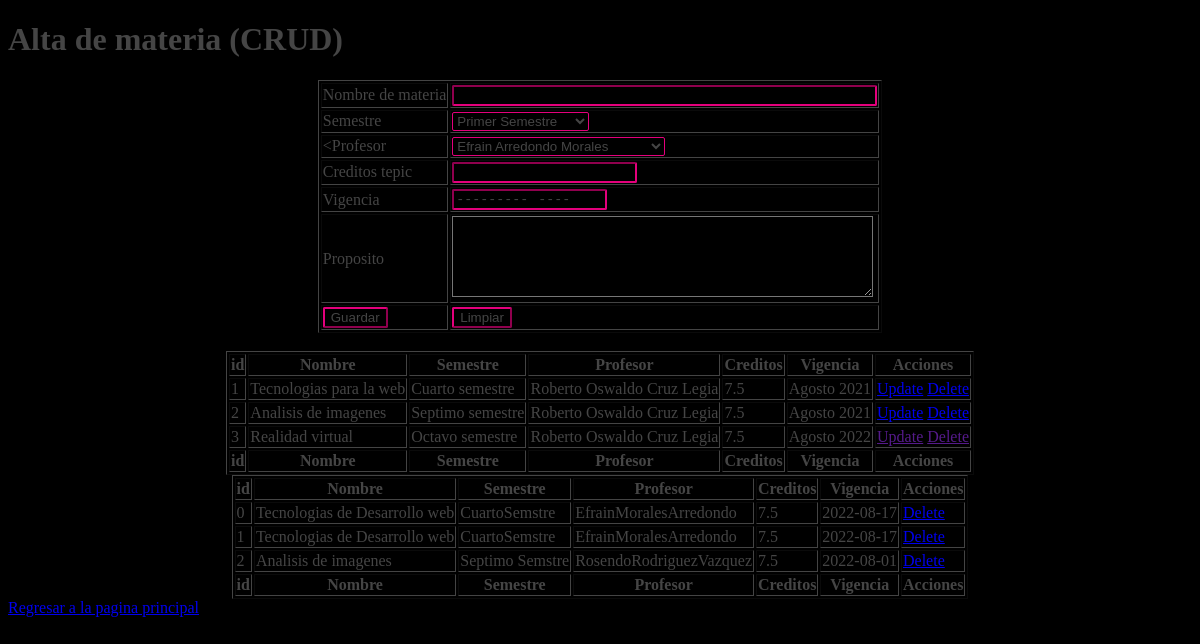
/eje4_atbh.php, run on the app's committed database.
### tables this page shows
CREATE TABLE `materia` (
  `ID` int(11) NOT NULL,
  `nombre_materia` varchar(30) NOT NULL,
  `id_sem` int(11) NOT NULL,
  `id_prof` int(11) NOT NULL,
  `creditos` float NOT NULL,
  `vigencia` date NOT NULL,
  `Proposito` text NOT NULL
);

CREATE TABLE `semestre` (
  `ID` int(11) NOT NULL,
  `nombre_semestre` varchar(30) NOT NULL
);

### eje4_atbh.php (the view, shortened to what this page needs)
<?php
$host = "localhost";
$user = "root";
$pass = "";
$db = "escuela";
if(isset($_POST['idMateria'])){
    $idmateria = $_POST['idMateria'];
}else{
    $con = new mysqli($host,$user,$pass,$db) or die("problemas al conectar");
        $sql="DELETE FROM materia WHERE ID =".$_GET['id'];
        $con->query($sql);
}
?>
<!DOCTYPE html>
<html lang="en">
<head>
</head>
<body>
    <?php
        echo"<h1>Alta de materia (CRUD)</h1>";
    ?>
    <form action="guardar.html" method="post">
        <table style="margin: 0 auto; " border="1px">
            <tr>
                <td>
                    <?php
                        echo'<label for="nombre">Nombre de materia</label>';
                    ?>
                </td>
                <td>
                    <input type="text" name="nombre" id="nombre" size="50">
                </td>
            </tr>
            <tr>
                <td>
                    <?php
                    echo'<label for="semestre">Semestre</label>';
                    ?>
                </td>
                <td>
                    <select  name="semestre" id="semestre" >
                        <option value="1">Primer Semestre</option>
                    </select>
                </td>
            </tr>
            <tr>
                <td>
                    <?php
                    echo'<<label for="profesor">Profesor</label>';
                    ?>
                </td>
                <td>
                    <select  name="profesor" id="profesor">
                        <option value="1">Efrain Arredondo Morales</option>
                    </select>
                </td>
            </tr>
            <tr>
                <td>
                    <label for="creditos_tepic">Creditos tepic</label>
                </td>
                <td>
                    <input type="number" name="creditos_tepic" id="creditos_tepic">
                </td>
            </tr>
            <tr>
                <td>
                    <label for="vigencia">Vigencia</label>
                </td>
                <td>
                    <input type="month" name="vigencia" id="vigencia">
                </td>
            </tr>
            <tr>
                <td>
                    <label for="proposito">Proposito</label>
                </td>
                <td>
                   <textarea rows="5" cols="50" name="proposito" id="proposito">
                   </textarea>
                </td>
            </tr>
            <tr>
                <td>
                    <input type="submit" value="Guardar" id="btnguardar" name="btnguardar">
                </td>
                <td>
                    <input type="reset" value="Limpiar" id="btnlimpiarr" name="btnlimpiarr">
                </td>
            </tr>
        </table>
    </form>
    <br>
    <table style="margin: 0 auto; " border="1px">
        <thead>
            <tr>
                <th>
                    id
                </th>
                <th>
                    Nombre
                </th>
                <th>
                    Semestre
                </th>
                <th>
                    Profesor
                </th>
                <th>
                    Creditos
                </th>
                <th>
                    Vigencia
                </th>
                <th>
                    Acciones
                </th>
            </tr>
        </thead>
        <tbody>
            <tr>
                <td>
                    1
                </td>
                <td>
                    Tecnologias para la web
                </td>
                <td>
                    Cuarto semestre
                </td>
                <td>
                    Roberto Oswaldo Cruz Legia
                </td>
                <td>
                    7.5
                </td>
                <td>
                    Agosto 2021
                </td>
                <td>
                    <a href="actualizar.html?id=1&semestre=Cuarto semestre">Update</a>
                    <a href="eliminar.html?id=1&materia= Tecnologias para la web">Delete</a>
                </td>
            </tr>
            <tr>
                <td>
                    2
                </td>
                <td>
                    Analisis de imagenes
                </td>
                <td>
                    Septimo semestre
                </td>
                <td>
                    Roberto Oswaldo Cruz Legia
                </td>
                <td>
                    7.5
                </td>
                <td>
                    Agosto 2021
                </td>
                <td>
                    <a href="actualizar.html?id=2&semestre=Septimo semestre">Update</a>
                    <a href="eliminar.html?id=2&materia= Analisis de imagenes">Delete</a>
                </td>
            </tr>
            <tr>
                <td>
                    3
                </td>
                <td>
                    Realidad virtual
                </td>
                <td>
                    Octavo semestre
                </td>
                <td>
                    Roberto Oswaldo Cruz Legia
                </td>
                <td>
                    7.5
                </td>
                <td>
                    Agosto 2022
                </td>
                <td>
                    <a href="">Update</a>
                    <a href="">Delete</a>
                </td>
            </tr>
        </tbody>
        <tfoot>
            <tr>
            <th>
                    id
                </th>
                <th>
                    Nombre
                </th>
                <th>
                    Semestre
                </th>
                <th>
                    Profesor
                </th>
                <th>
                    Creditos
                </th>
                <th>
                    Vigencia
                </th>
                <th>
                    Acciones
                </th>
            </tr>
        </tfoot>
    </table>
    <table style="margin: 0 auto; " border="1px">
     <thead>
         <tr>
             <th>
                 id
             </th>
             <th>
                 Nombre
             </th>
             <th>
                 Semestre
             </th>
             <th>
                 Profesor
             </th>
             <th>
                 Creditos
             </th>
             <th>
                 Vigencia
             </th>
             <th>
                 Acciones
             </th>
         </tr>
     </thead>
     <tbody>
     <?php
     $sql = "SELECT ma.id AS id, nombre_materia,nombre_semestre, CONCAT(nombre,'',a_materno,'',a_paterno) AS nombre, creditos, vigencia FROM
      materia ma JOIN profesor pro ON(ma.id_prof=pro.ID) JOIN semestre sem ON (ma.id_sem=sem.ID);";
     $res =$con->query($sql);
     if($res->num_rows>0){
         while($row = $res->fetch_assoc()){
            echo'
         <tr>
             <td>'.
                 $row["id"].'
             </td>
             <td>'.
                $row["nombre_materia"].'
             </td>
             <td>'.
                $row["nombre_semestre"].'
             </td>
             <td>'.
                 $row["nombre"].'
             </td>
             <td>'.
                $row["creditos"].'
             </td>
             <td>'.
                $row["vigencia"].'
             </td>
             <td>
                 <a href="actualizar.php?id='.$row["id"].'"</a>
                 <a href="eliminar.php?id='.$row["id"].'">Delete</a>
             </td>
         </tr>';
         }
     }
    ?>
    </tbody>
     <tfoot>
         <tr>
         <th>
                 id
             </th>
             <th>
                 Nombre
             </th>
             <th>
                 Semestre
             </th>
             <th>
                 Profesor
             </th>
             <th>
                 Creditos
             </th>
             <th>
                 Vigencia
             </th>
             <th>
                 Acciones
             </th>
         </tr>
     </tfoot>
 </table>
    <a href="index.php">Regresar a la pagina principal</a>
</body>
</html>

### eje4_atbh.php (style rules this page uses)
body { background-color: black; color: rgba(100, 100, 100, 0.685); }
select { background-color: black; border-radius: 2px; color: rgba(100, 100, 100, 0.685); border-color:#e4007c ; }
input { background-color: black; border-radius: 2px; border-color:#e4007c ; color: rgba(100, 100, 100, 0.685); }
table { border-color: rgba(100, 100, 100, 0.685); }
textarea { background-color: black; color: rgba(100, 100, 100, 0.685); }

### data on the page
materia: ID "0", nombre_materia "Tecnologias de Desarrollo web", semestre.nombre_semestre "CuartoSemstre", nombre "EfrainMoralesArredondo", creditos "7.5", vigencia "2022-08-17"
materia: ID "1", nombre_materia "Tecnologias de Desarrollo web", semestre.nombre_semestre "CuartoSemstre", nombre "EfrainMoralesArredondo", creditos "7.5", vigencia "2022-08-17"
materia: ID "2", nombre_materia "Analisis de imagenes", semestre.nombre_semestre "Septimo Semstre", nombre "RosendoRodriguezVazquez", creditos "7.5", vigencia "2022-08-01"
